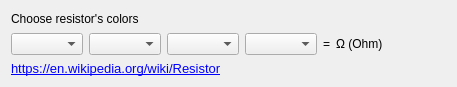
<?xml version="1.0" encoding="UTF-8"?>
<ui version="4.0">
 <class>wResistors</class>
 <widget class="QDialog" name="wResistors">
  <property name="geometry">
   <rect>
    <x>0</x>
    <y>0</y>
    <width>457</width>
    <height>87</height>
   </rect>
  </property>
  <property name="windowTitle">
   <string>wResistors</string>
  </property>
  <layout class="QGridLayout" name="gridLayout">
   <item row="0" column="0" colspan="2">
    <widget class="QLabel" name="label_chosecolor">
     <property name="text">
      <string>Choose resistor's colors</string>
     </property>
    </widget>
   </item>
   <item row="1" column="0">
    <widget class="QComboBox" name="comboBox_1">
     <property name="currentIndex">
      <number>-1</number>
     </property>
    </widget>
   </item>
   <item row="1" column="1">
    <widget class="QComboBox" name="comboBox_2">
     <property name="currentIndex">
      <number>-1</number>
     </property>
    </widget>
   </item>
   <item row="1" column="2">
    <widget class="QComboBox" name="comboBox_3">
     <property name="currentIndex">
      <number>-1</number>
     </property>
    </widget>
   </item>
   <item row="1" column="3">
    <widget class="QComboBox" name="comboBox_4">
     <property name="currentIndex">
      <number>-1</number>
     </property>
    </widget>
   </item>
   <item row="1" column="4">
    <widget class="QLabel" name="sgn_equal">
     <property name="sizePolicy">
      <sizepolicy hsizetype="Fixed" vsizetype="Fixed">
       <horstretch>0</horstretch>
       <verstretch>0</verstretch>
      </sizepolicy>
     </property>
     <property name="text">
      <string>=</string>
     </property>
    </widget>
   </item>
   <item row="1" column="5">
    <widget class="QLabel" name="label_ohm">
     <property name="text">
      <string>Ω (Ohm)</string>
     </property>
    </widget>
   </item>
   <item row="1" column="6">
    <widget class="QLabel" name="label_tol">
     <property name="text">
      <string> </string>
     </property>
    </widget>
   </item>
   <item row="2" column="0" colspan="3">
    <widget class="QLabel" name="label_link">
     <property name="text">
      <string>&lt;!DOCTYPE HTML PUBLIC &quot;-//W3C//DTD HTML 4.0//EN&quot; &quot;http://www.w3.org/TR/REC-html40/strict.dtd&quot;&gt;
&lt;html&gt;&lt;head&gt;&lt;meta name=&quot;qrichtext&quot; content=&quot;1&quot; /&gt;&lt;style type=&quot;text/css&quot;&gt;
p, li { white-space: pre-wrap; }
&lt;/style&gt;&lt;/head&gt;&lt;body style=&quot; font-family:'Sans Serif'; font-size:10pt; font-weight:400; font-style:normal;&quot;&gt;
&lt;p style=&quot; margin-top:0px; margin-bottom:0px; margin-left:0px; margin-right:0px; -qt-block-indent:0; text-indent:0px;&quot;&gt;&lt;a href=&quot;http://en.wikipedia.org/wiki/Resistor&quot;&gt;&lt;span style=&quot; text-decoration: underline; color:#0000ff;&quot;&gt;https://en.wikipedia.org/wiki/Resistor&lt;/span&gt;&lt;/a&gt;&lt;/p&gt;&lt;/body&gt;&lt;/html&gt;</string>
     </property>
    </widget>
   </item>
  </layout>
 </widget>
 <layoutdefault spacing="6" margin="11"/>
 <resources/>
 <connections/>
</ui>
